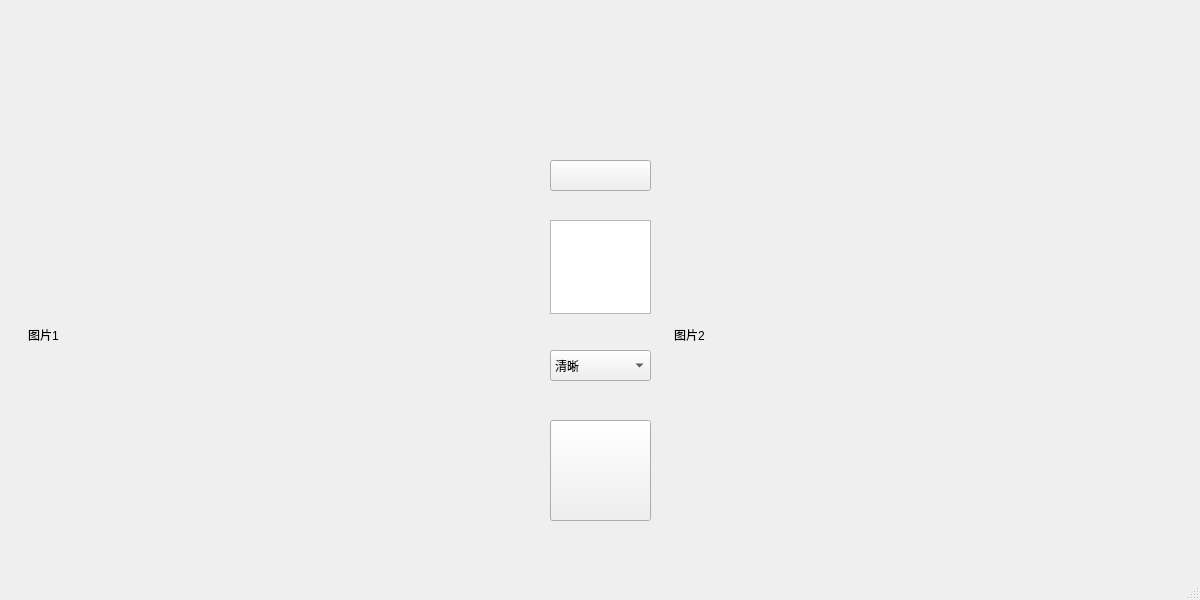
<?xml version="1.0" encoding="UTF-8"?>
<ui version="4.0">
 <class>MainWindow</class>
 <widget class="QMainWindow" name="MainWindow">
  <property name="geometry">
   <rect>
    <x>0</x>
    <y>0</y>
    <width>1200</width>
    <height>600</height>
   </rect>
  </property>
  <property name="minimumSize">
   <size>
    <width>1200</width>
    <height>600</height>
   </size>
  </property>
  <property name="maximumSize">
   <size>
    <width>1200</width>
    <height>600</height>
   </size>
  </property>
  <property name="windowTitle">
   <string>MainWindow</string>
  </property>
  <widget class="QWidget" name="centralwidget">
   <widget class="QPushButton" name="pushButton_inPut">
    <property name="geometry">
     <rect>
      <x>550</x>
      <y>160</y>
      <width>101</width>
      <height>31</height>
     </rect>
    </property>
    <property name="styleSheet">
     <string notr="true">background-image: url(:/png/import.png);</string>
    </property>
    <property name="text">
     <string/>
    </property>
   </widget>
   <widget class="QPushButton" name="pushButton_conversion">
    <property name="geometry">
     <rect>
      <x>550</x>
      <y>420</y>
      <width>101</width>
      <height>101</height>
     </rect>
    </property>
    <property name="styleSheet">
     <string notr="true">background-image: url(:/png/conversion.png);</string>
    </property>
    <property name="text">
     <string/>
    </property>
   </widget>
   <widget class="QComboBox" name="comboBox">
    <property name="geometry">
     <rect>
      <x>550</x>
      <y>350</y>
      <width>101</width>
      <height>31</height>
     </rect>
    </property>
    <item>
     <property name="text">
      <string>清晰</string>
     </property>
    </item>
    <item>
     <property name="text">
      <string>一般</string>
     </property>
    </item>
    <item>
     <property name="text">
      <string>字符</string>
     </property>
    </item>
   </widget>
   <widget class="QLabel" name="iput_image">
    <property name="geometry">
     <rect>
      <x>28</x>
      <y>85</y>
      <width>500</width>
      <height>500</height>
     </rect>
    </property>
    <property name="text">
     <string>图片1</string>
    </property>
    <property name="scaledContents">
     <bool>true</bool>
    </property>
   </widget>
   <widget class="QLabel" name="output_image">
    <property name="geometry">
     <rect>
      <x>674</x>
      <y>85</y>
      <width>500</width>
      <height>500</height>
     </rect>
    </property>
    <property name="text">
     <string>图片2</string>
    </property>
    <property name="scaledContents">
     <bool>true</bool>
    </property>
   </widget>
   <widget class="QTextEdit" name="textEdit">
    <property name="geometry">
     <rect>
      <x>550</x>
      <y>220</y>
      <width>101</width>
      <height>94</height>
     </rect>
    </property>
    <property name="html">
     <string>&lt;!DOCTYPE HTML PUBLIC &quot;-//W3C//DTD HTML 4.0//EN&quot; &quot;http://www.w3.org/TR/REC-html40/strict.dtd&quot;&gt;
&lt;html&gt;&lt;head&gt;&lt;meta name=&quot;qrichtext&quot; content=&quot;1&quot; /&gt;&lt;style type=&quot;text/css&quot;&gt;
p, li { white-space: pre-wrap; }
&lt;/style&gt;&lt;/head&gt;&lt;body style=&quot; font-family:'SimSun'; font-size:9pt; font-weight:400; font-style:normal;&quot;&gt;
&lt;p style=&quot;-qt-paragraph-type:empty; margin-top:0px; margin-bottom:0px; margin-left:0px; margin-right:0px; -qt-block-indent:0; text-indent:0px;&quot;&gt;&lt;br /&gt;&lt;/p&gt;&lt;/body&gt;&lt;/html&gt;</string>
    </property>
   </widget>
  </widget>
  <widget class="QMenuBar" name="menubar">
   <property name="geometry">
    <rect>
     <x>0</x>
     <y>0</y>
     <width>1200</width>
     <height>26</height>
    </rect>
   </property>
  </widget>
  <widget class="QStatusBar" name="statusbar"/>
 </widget>
 <resources>
  <include location="img_qc.qrc"/>
 </resources>
 <connections/>
</ui>
